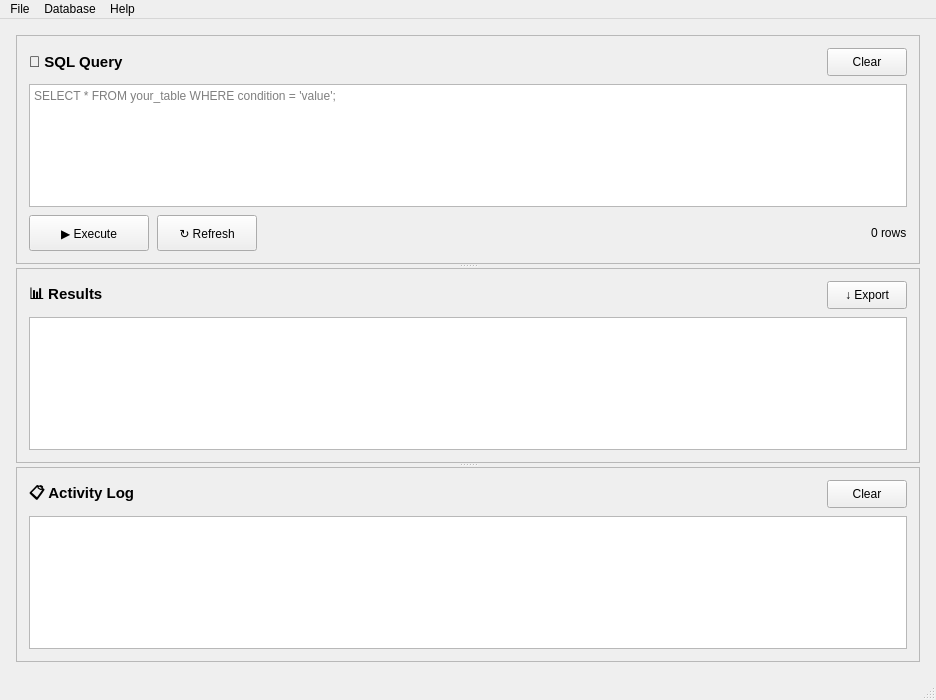
<?xml version="1.0" encoding="UTF-8"?>
<ui version="4.0">
 <class>MainWindow</class>
 <widget class="QMainWindow" name="MainWindow">
  <property name="geometry">
   <rect>
    <x>0</x>
    <y>0</y>
    <width>936</width>
    <height>700</height>
   </rect>
  </property>
  <property name="windowTitle">
   <string>OneDB — Database Manager</string>
  </property>
  <widget class="QWidget" name="centralwidget">
   <layout class="QVBoxLayout" name="verticalLayout">
    <property name="spacing">
     <number>12</number>
    </property>
    <property name="leftMargin">
     <number>16</number>
    </property>
    <property name="topMargin">
     <number>16</number>
    </property>
    <property name="rightMargin">
     <number>16</number>
    </property>
    <property name="bottomMargin">
     <number>16</number>
    </property>
    <item>
     <widget class="QSplitter" name="mainSplitter">
      <property name="orientation">
       <enum>Qt::Orientation::Vertical</enum>
      </property>
      <widget class="QFrame" name="queryFrame">
       <property name="frameShape">
        <enum>QFrame::Shape::StyledPanel</enum>
       </property>
       <property name="frameShadow">
        <enum>QFrame::Shadow::Raised</enum>
       </property>
       <layout class="QVBoxLayout" name="queryFrameLayout">
        <property name="spacing">
         <number>8</number>
        </property>
        <property name="leftMargin">
         <number>12</number>
        </property>
        <property name="topMargin">
         <number>12</number>
        </property>
        <property name="rightMargin">
         <number>12</number>
        </property>
        <property name="bottomMargin">
         <number>12</number>
        </property>
        <item>
         <layout class="QHBoxLayout" name="queryHeaderLayout">
          <item>
           <widget class="QLabel" name="queryLabel">
            <property name="font">
             <font>
              <pointsize>11</pointsize>
              <bold>true</bold>
             </font>
            </property>
            <property name="text">
             <string>📝 SQL Query</string>
            </property>
           </widget>
          </item>
          <item>
           <spacer name="queryHeaderSpacer">
            <property name="orientation">
             <enum>Qt::Orientation::Horizontal</enum>
            </property>
            <property name="sizeHint" stdset="0">
             <size>
              <width>40</width>
              <height>20</height>
             </size>
            </property>
           </spacer>
          </item>
          <item>
           <widget class="QPushButton" name="clearQueryButton">
            <property name="minimumSize">
             <size>
              <width>70</width>
              <height>28</height>
             </size>
            </property>
            <property name="text">
             <string>Clear</string>
            </property>
           </widget>
          </item>
         </layout>
        </item>
        <item>
         <widget class="QTextEdit" name="queryEdit">
          <property name="minimumSize">
           <size>
            <width>0</width>
            <height>100</height>
           </size>
          </property>
          <property name="placeholderText">
           <string>SELECT * FROM your_table WHERE condition = 'value';</string>
          </property>
         </widget>
        </item>
        <item>
         <layout class="QHBoxLayout" name="queryActionsLayout">
          <property name="spacing">
           <number>8</number>
          </property>
          <item>
           <widget class="QPushButton" name="queryButton">
            <property name="minimumSize">
             <size>
              <width>120</width>
              <height>36</height>
             </size>
            </property>
            <property name="text">
             <string>▶ Execute</string>
            </property>
           </widget>
          </item>
          <item>
           <widget class="QPushButton" name="refreshButton">
            <property name="minimumSize">
             <size>
              <width>100</width>
              <height>36</height>
             </size>
            </property>
            <property name="text">
             <string>↻ Refresh</string>
            </property>
           </widget>
          </item>
          <item>
           <spacer name="horizontalSpacer_2">
            <property name="orientation">
             <enum>Qt::Orientation::Horizontal</enum>
            </property>
            <property name="sizeHint" stdset="0">
             <size>
              <width>40</width>
              <height>20</height>
             </size>
            </property>
           </spacer>
          </item>
          <item>
           <widget class="QLabel" name="rowCountLabel">
            <property name="text">
             <string>0 rows</string>
            </property>
           </widget>
          </item>
         </layout>
        </item>
       </layout>
      </widget>
      <widget class="QFrame" name="resultsFrame">
       <property name="frameShape">
        <enum>QFrame::Shape::StyledPanel</enum>
       </property>
       <property name="frameShadow">
        <enum>QFrame::Shadow::Raised</enum>
       </property>
       <layout class="QVBoxLayout" name="resultsFrameLayout">
        <property name="spacing">
         <number>8</number>
        </property>
        <property name="leftMargin">
         <number>12</number>
        </property>
        <property name="topMargin">
         <number>12</number>
        </property>
        <property name="rightMargin">
         <number>12</number>
        </property>
        <property name="bottomMargin">
         <number>12</number>
        </property>
        <item>
         <layout class="QHBoxLayout" name="resultsHeaderLayout">
          <item>
           <widget class="QLabel" name="resultLabel">
            <property name="font">
             <font>
              <pointsize>11</pointsize>
              <bold>true</bold>
             </font>
            </property>
            <property name="text">
             <string>📊 Results</string>
            </property>
           </widget>
          </item>
          <item>
           <spacer name="resultsHeaderSpacer">
            <property name="orientation">
             <enum>Qt::Orientation::Horizontal</enum>
            </property>
            <property name="sizeHint" stdset="0">
             <size>
              <width>40</width>
              <height>20</height>
             </size>
            </property>
           </spacer>
          </item>
          <item>
           <widget class="QPushButton" name="exportButton">
            <property name="minimumSize">
             <size>
              <width>80</width>
              <height>28</height>
             </size>
            </property>
            <property name="text">
             <string>↓ Export</string>
            </property>
           </widget>
          </item>
         </layout>
        </item>
        <item>
         <widget class="QTableView" name="resultView">
          <property name="alternatingRowColors">
           <bool>true</bool>
          </property>
          <property name="selectionBehavior">
           <enum>QAbstractItemView::SelectionBehavior::SelectRows</enum>
          </property>
         </widget>
        </item>
       </layout>
      </widget>
      <widget class="QFrame" name="activityFrame">
       <property name="frameShape">
        <enum>QFrame::Shape::StyledPanel</enum>
       </property>
       <property name="frameShadow">
        <enum>QFrame::Shadow::Raised</enum>
       </property>
       <layout class="QVBoxLayout" name="activityFrameLayout">
        <property name="spacing">
         <number>8</number>
        </property>
        <property name="leftMargin">
         <number>12</number>
        </property>
        <property name="topMargin">
         <number>12</number>
        </property>
        <property name="rightMargin">
         <number>12</number>
        </property>
        <property name="bottomMargin">
         <number>12</number>
        </property>
        <item>
         <layout class="QHBoxLayout" name="activityHeaderLayout">
          <item>
           <widget class="QLabel" name="activityLabel">
            <property name="font">
             <font>
              <pointsize>11</pointsize>
              <bold>true</bold>
             </font>
            </property>
            <property name="text">
             <string>📋 Activity Log</string>
            </property>
           </widget>
          </item>
          <item>
           <spacer name="activityHeaderSpacer">
            <property name="orientation">
             <enum>Qt::Orientation::Horizontal</enum>
            </property>
            <property name="sizeHint" stdset="0">
             <size>
              <width>40</width>
              <height>20</height>
             </size>
            </property>
           </spacer>
          </item>
          <item>
           <widget class="QPushButton" name="clearLogButton">
            <property name="minimumSize">
             <size>
              <width>70</width>
              <height>28</height>
             </size>
            </property>
            <property name="text">
             <string>Clear</string>
            </property>
           </widget>
          </item>
         </layout>
        </item>
        <item>
         <widget class="QListView" name="activityView">
          <property name="minimumSize">
           <size>
            <width>0</width>
            <height>80</height>
           </size>
          </property>
         </widget>
        </item>
       </layout>
      </widget>
     </widget>
    </item>
   </layout>
  </widget>
  <widget class="QMenuBar" name="menubar">
   <property name="geometry">
    <rect>
     <x>0</x>
     <y>0</y>
     <width>936</width>
     <height>21</height>
    </rect>
   </property>
   <widget class="QMenu" name="menuFile">
    <property name="title">
     <string>File</string>
    </property>
    <addaction name="separator"/>
    <addaction name="actionNew_Database"/>
    <addaction name="actionOpen_Database"/>
   </widget>
   <widget class="QMenu" name="menuHelp">
    <property name="title">
     <string>Help</string>
    </property>
    <addaction name="actionAbout"/>
   </widget>
   <widget class="QMenu" name="menuDatabase">
    <property name="title">
     <string>Database</string>
    </property>
    <addaction name="actionConnect"/>
    <addaction name="actionDisconnect"/>
   </widget>
   <addaction name="menuFile"/>
   <addaction name="menuDatabase"/>
   <addaction name="menuHelp"/>
  </widget>
  <widget class="QStatusBar" name="statusbar"/>
  <action name="actionAbout">
   <property name="text">
    <string>About OneDB</string>
   </property>
  </action>
  <action name="actionNew_Database">
   <property name="text">
    <string>New Database</string>
   </property>
  </action>
  <action name="actionOpen_Database">
   <property name="text">
    <string>Open Database</string>
   </property>
  </action>
  <action name="actionConnect">
   <property name="text">
    <string>Connect</string>
   </property>
  </action>
  <action name="actionDisconnect">
   <property name="text">
    <string>Disconnect</string>
   </property>
  </action>
 </widget>
 <resources/>
 <connections/>
</ui>
